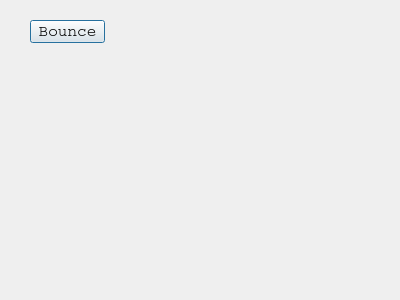
<?xml version="1.0" encoding="UTF-8"?>
<ui version="4.0">
 <class>Dialog</class>
 <widget class="QDialog" name="Dialog">
  <property name="geometry">
   <rect>
    <x>0</x>
    <y>0</y>
    <width>400</width>
    <height>300</height>
   </rect>
  </property>
  <property name="windowTitle">
   <string>Dialog</string>
  </property>
  <widget class="QLabel" name="labelpic">
   <property name="geometry">
    <rect>
     <x>223</x>
     <y>210</y>
     <width>131</width>
     <height>61</height>
    </rect>
   </property>
   <property name="text">
    <string/>
   </property>
   <property name="pixmap">
    <pixmap>C:/Users/Basanwei/Pictures/d34155665ead4d8eabf2f3e7a0a19663.jpeg</pixmap>
   </property>
  </widget>
  <widget class="QPushButton" name="pushButtonBounce">
   <property name="geometry">
    <rect>
     <x>30</x>
     <y>20</y>
     <width>75</width>
     <height>23</height>
    </rect>
   </property>
   <property name="font">
    <font>
     <family>Courier</family>
     <pointsize>12</pointsize>
    </font>
   </property>
   <property name="text">
    <string>Bounce</string>
   </property>
  </widget>
 </widget>
 <resources/>
 <connections/>
</ui>
